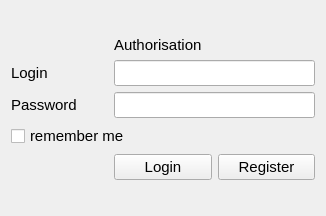
<?xml version="1.0" encoding="UTF-8"?>
<ui version="4.0">
 <class>AuthorisationWindow</class>
 <widget class="QWidget" name="AuthorisationWindow">
  <property name="geometry">
   <rect>
    <x>0</x>
    <y>0</y>
    <width>326</width>
    <height>216</height>
   </rect>
  </property>
  <property name="sizePolicy">
   <sizepolicy hsizetype="Fixed" vsizetype="Fixed">
    <horstretch>0</horstretch>
    <verstretch>0</verstretch>
   </sizepolicy>
  </property>
  <property name="minimumSize">
   <size>
    <width>326</width>
    <height>216</height>
   </size>
  </property>
  <property name="maximumSize">
   <size>
    <width>326</width>
    <height>216</height>
   </size>
  </property>
  <property name="font">
   <font>
    <pointsize>11</pointsize>
   </font>
  </property>
  <property name="windowTitle">
   <string>Authorisation window</string>
  </property>
  <layout class="QGridLayout" name="gridLayout">
   <item row="0" column="1">
    <spacer name="verticalSpacer_2">
     <property name="orientation">
      <enum>Qt::Vertical</enum>
     </property>
     <property name="sizeHint" stdset="0">
      <size>
       <width>20</width>
       <height>40</height>
      </size>
     </property>
    </spacer>
   </item>
   <item row="3" column="0">
    <widget class="QLabel" name="label_2">
     <property name="text">
      <string>Password</string>
     </property>
     <property name="buddy">
      <cstring>PasswordEdit</cstring>
     </property>
    </widget>
   </item>
   <item row="3" column="1" colspan="2">
    <widget class="QLineEdit" name="PasswordEdit"/>
   </item>
   <item row="6" column="1">
    <spacer name="verticalSpacer">
     <property name="orientation">
      <enum>Qt::Vertical</enum>
     </property>
     <property name="sizeHint" stdset="0">
      <size>
       <width>20</width>
       <height>40</height>
      </size>
     </property>
    </spacer>
   </item>
   <item row="2" column="1" colspan="2">
    <widget class="QLineEdit" name="loginEdit"/>
   </item>
   <item row="2" column="0">
    <widget class="QLabel" name="label">
     <property name="text">
      <string>Login</string>
     </property>
     <property name="buddy">
      <cstring>loginEdit</cstring>
     </property>
    </widget>
   </item>
   <item row="5" column="1">
    <widget class="QPushButton" name="loginBtn">
     <property name="text">
      <string>Login</string>
     </property>
    </widget>
   </item>
   <item row="4" column="0" colspan="3">
    <widget class="QCheckBox" name="checkBox">
     <property name="text">
      <string>remember me</string>
     </property>
    </widget>
   </item>
   <item row="5" column="2">
    <widget class="QPushButton" name="registerBtn">
     <property name="text">
      <string>Register</string>
     </property>
    </widget>
   </item>
   <item row="1" column="1" colspan="2">
    <widget class="QLabel" name="label_3">
     <property name="text">
      <string>Authorisation</string>
     </property>
    </widget>
   </item>
  </layout>
 </widget>
 <resources/>
 <connections/>
</ui>
